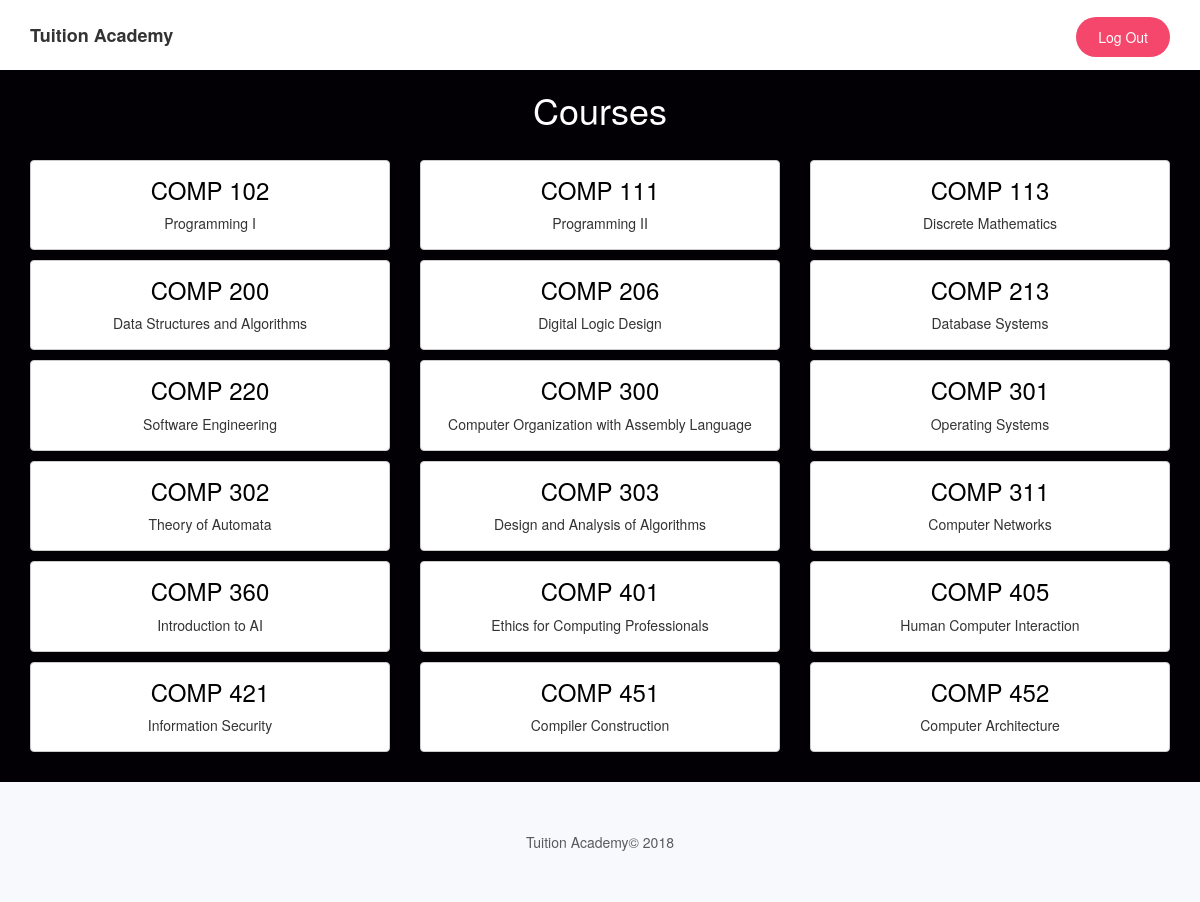
The page /course.php on the database its author committed.
### tables this page shows
CREATE TABLE `course` (
  `course_id` int(11) NOT NULL,
  `code` varchar(8) NOT NULL,
  `title` text NOT NULL,
  `description` text NOT NULL,
  `fee` int(5) NOT NULL
);

### classes/database.php (called while the page is built)
<?php
class DB
{
    private static function connect()
    {
        $pdo = new PDO('mysql:host=127.0.0.1;dbname=tuitionacademy;charset=utf8', 'root', '');
        $pdo->setAttribute(PDO::ATTR_ERRMODE, PDO::ERRMODE_EXCEPTION);
        return $pdo;
    }
    public static function query($query, $params = array())
    {
        $statement = self::connect()->prepare($query);
        $statement->execute($params);
        if(explode(' ', $query)[0] == 'SELECT')
        {
            $data = $statement->fetchAll();
            return $data;
        }
    }
}
?>

### course.php (the view, shortened to what this page needs)
<?php
include('./classes/database.php');
$usertype = $_SESSION["usertype"];
if(isset($_GET['course_id']) && !empty($_GET['course_id']))
{
    $course_id = $_GET['course_id'];
    $course = DB::query('SELECT course.code, course.title, course.description, course.fee
                            FROM course
                            WHERE course_id=:courseid;',
                            array(':courseid'=>$course_id))[0];
}
else
{
    $courses = DB::query('SELECT course.course_id, course.code, course.title
                            FROM course',
                            array());
    $Allcourses = '';
    foreach($courses as $course)
    {
        $Allcourses .= '<div class="col-lg-4 col-md-6 col-sm-12">
                            <a class="btn btn-default mybtn" href="course.php?course_id='.$course['course_id'].'">
                                <h3>'.$course['code'].'</h3>
                                <p>'.$course['title'].'</p>
                            </a>
                        </div>';
    }
}
?>
<!DOCTYPE html>
<html lang="en">
    <head>
        <link rel="stylesheet" href="assets/bootstrap/css/bootstrap3.3.7.min.css">
        <link rel="stylesheet" href="assets/css/header.css">
        <link rel="stylesheet" href="assets/css/footer.css">
        <link rel="stylesheet" href="assets/fonts/ionicons.min.css">
        <link rel="stylesheet" href="assets/css/animate.css">
        <link rel="stylesheet" href="assets/css/login.css">
        <link rel="stylesheet" href="assets/css/course.css">
    </head>
    <body>
        <div>
            <nav class="navbar navbar-default navigation-clean-button">
                <div class="container">
                    <div class="navbar-header">
                        <a class="navbar-brand">Tuition Academy</a>
                    </div>
                    <div class="collapse navbar-collapse" id="navcol-1">
                        <p class="navbar-text navbar-right actions">
                            <button class="btn btn-default action-button animated fadeIn" id="logout" type="button">Log Out</button>
                        </p>
                    </div>
                </div>
            </nav>
        </div>
        <div class="container">
            <?php
                if(isset($_GET['course_id']) && !empty($_GET['course_id']))
                {
                    if ($usertype == "administrator")
                    {
                        echo '<div class="login-clean">
                                <form role="form" method="POST">
                                    <div class="illustration"><i class="icon ion-ios-book-outline"></i></div>
                                    <div class="form-group">
                                        <p><b>Course Code:</b> '.$course['code'].'<p>
                                        <div class="input-div animated fadeIn">
                                            <input class="form-control" type="text" id="code" placeholder="Course Code (8 chars.)">
                                        </div>
                                        <div id="msg1"></div>
                                        <button class="btn btn-block animated fadeIn" type="button" id="codeupdate" name="'.$course_id.'">Update</button>
                                        <br>
                                        <p><b>Course Title:</b> '.$course['title'].'<p>
                                        <div class="input-div animated fadeIn">
                                            <input class="form-control" type="text" id="title" placeholder="Course Title (10 - 50 chars.)">
                                        </div>
                                        <div id="msg2"></div>
                                        <button class="btn btn-block animated fadeIn" type="button" id="titleupdate" name="'.$course_id.'">Update</button>
                                        <br>
                                        <p><b>Course Descripton:</b> '.$course['description'].'<p>
                                        <div class="input-div animated fadeIn">
                                            <input class="form-control" type="text" id="desc" placeholder="Course Desc (100 - 255 chars.)">
                                        </div>
                                        <div id="msg3"></div>
                                        <button class="btn btn-block animated fadeIn" type="button" id="descupdate" name="'.$course_id.'">Update</button>
                                    </div>
                                </form>
                              </div>';
                    }
                    else
                    {
                        echo '<div class="login-clean">
                                    <form role="form">
                                        <p><b>Course Code:</b> '.$course['code'].'</p>
                                        <p><b>Course Title:</b> '.$course['title'].'</p>
                                        <p><b>Course Description:</b> '.$course['description'].'</p>
                                        <p><b>Course Fee:</b> '.$course['fee'].'</p>
                                    </form>
                              </div>';
                    }
                }
                else
                {
                    echo '<div class="row">
                                <div class="col-lg-12">
                                    <h1>Courses</h1>
                                </div>
                          </div>
                          <br>
                          <div class="row">'
                                .$Allcourses.
                          '</div>';
                }
            ?>
        </div>
        <br>
        <div class="footer-light navbar-fixed-bottom" style="position: relative">
            <footer>
                <div class="container">
                    <p class="copyright">Tuition Academy© 2018</p>
                </div>
            </footer>
        </div>
    </body>
</html>

### assets/css/header.css (style rules this page uses)
.navigation-clean-button { background:#fff; padding-top:10px; padding-bottom:10px; color:#333; border-radius:0; box-shadow:none; border:none; margin-bottom:0; }
.navigation-clean-button .navbar-brand { font-weight:bold; color:inherit; }
.navigation-clean-button .navbar-collapse, .navigation-clean-button .navbar-form { border-top-color:#ddd; }
.navigation-clean-button .actions { margin-top:7px; margin-bottom:0; }
.navigation-clean-button .action-button, .navigation-clean-button .action-button:active { background:rgb(244,71,107); border-radius:20px; color:#fff; box-shadow:none; border:none; text-shadow:none; padding:10px 22px; transition:background-color 0.25s; }

### assets/css/footer.css (style rules this page uses)
.footer-light { padding: 50px 0; background-color:#f7f9fc; color:#333; }
.footer-light div { display: table; }
.footer-light .copyright { text-align: center; vertical-align: middle; display: table-cell; opacity: 0.8; font-size: 14px; }

### assets/css/login.css (style rules this page uses)
* { box-sizing: border-box; }
body { background-color:#030005; }

### assets/css/course.css (style rules this page uses)
body { background-color: #030005; }
h1 { text-align: center; color: white; }
h3 { margin-top: 10px; color: black; }
h3, p { text-align: center; }
.mybtn { width: 100%; margin: 0 auto; margin-bottom: 10px; }

### rows shown on the page
course: code "COMP 102", title "Programming I"
course: code "COMP 111", title "Programming II"
course: code "COMP 113", title "Discrete Mathematics"
course: code "COMP 200", title "Data Structures and Algorithms"
course: code "COMP 206", title "Digital Logic Design"
course: code "COMP 213", title "Database Systems"
course: code "COMP 220", title "Software Engineering"
course: code "COMP 300", title "Computer Organization with Assembly Language"
course: code "COMP 301", title "Operating Systems"
course: code "COMP 302", title "Theory of Automata"
course: code "COMP 303", title "Design and Analysis of Algorithms"
course: code "COMP 311", title "Computer Networks"
course: code "COMP 360", title "Introduction to AI"
course: code "COMP 401", title "Ethics for Computing Professionals"
course: code "COMP 405", title "Human Computer Interaction"
course: code "COMP 421", title "Information Security"
course: code "COMP 451", title "Compiler Construction"
course: code "COMP 452", title "Computer Architecture"
